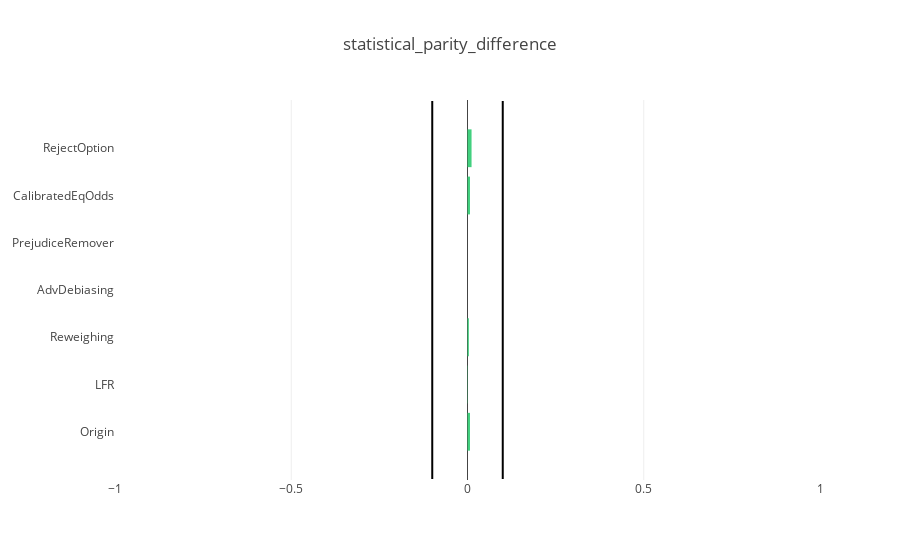
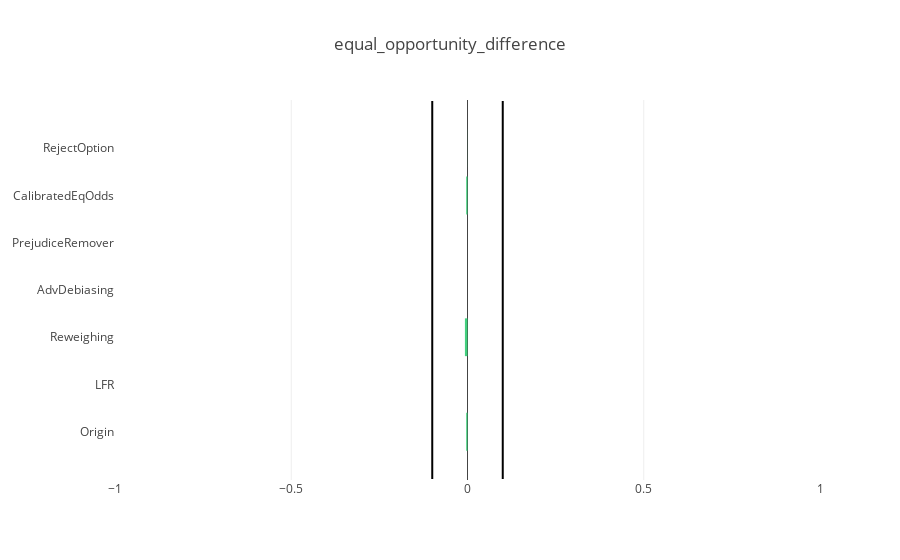
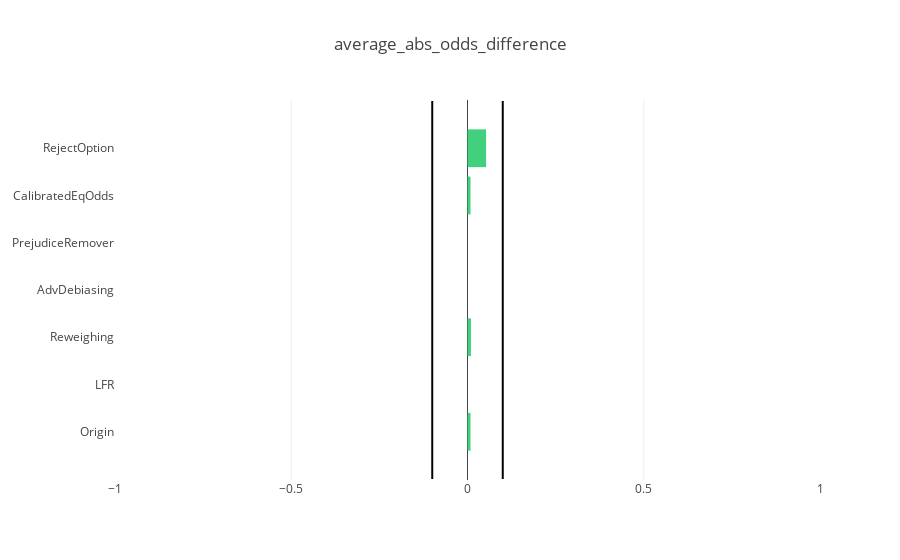
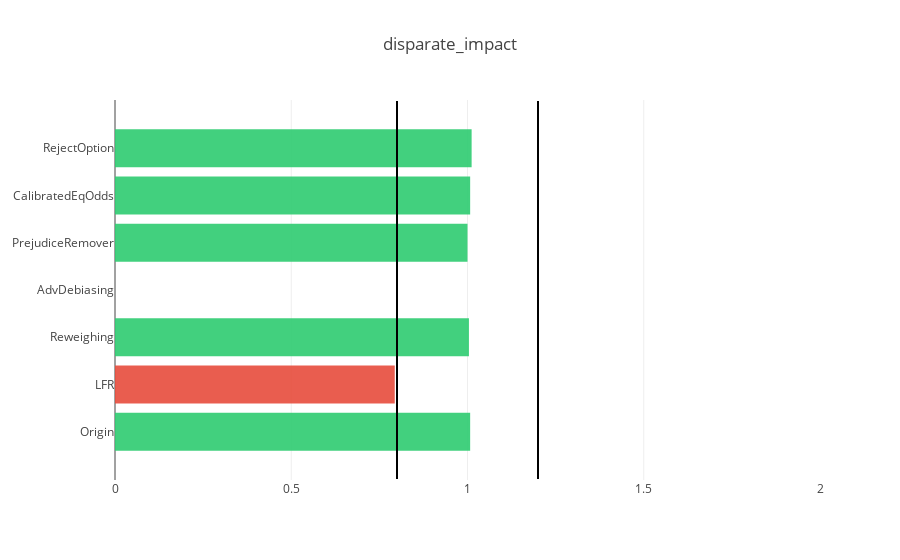

These figures' notebook cell, in order:
### Code cell
compare_fair_metrics(algo_metrics)

### Figure 1 — Plotly figure (JSON) as saved in the notebook; plotly's stock layout.template omitted (floating-point values rounded to 4 significant figures)
{"data": [{"marker": {"color": ["#2ecc71", "#2ecc71", "#2ecc71", "#2ecc71", "#2ecc71", "#2ecc71", "#2ecc71"]}, "opacity": 0.9, "orientation": "h", "type": "bar", "uid": "44188b60-2c50-417a-993f-d98dd7753355", "x": [0.007094, -0.0008506, 0.003852, 0.0, 0.0, 0.007094, 0.01152], "y": ["Origin", "LFR", "Reweighing", "AdvDebiasing", "PrejudiceRemover", "CalibratedEqOdds", "RejectOption"]}], "layout": {"barmode": "group", "shapes": [{"line": {"color": "rgb(0, 0, 0)", "width": 2}, "type": "line", "x0": -0.1, "x1": -0.1, "y0": -1, "y1": 7}, {"line": {"color": "rgb(0, 0, 0)", "width": 2}, "type": "line", "x0": 0.1, "x1": 0.1, "y0": -1, "y1": 7}], "title": {"text": "statistical_parity_difference"}, "xaxis": {"range": [-1, 1]}, "yaxis": {"automargin": true}}}

### Figure 2 — Plotly figure (JSON) as saved in the notebook; plotly's stock layout.template omitted (floating-point values rounded to 4 significant figures)
{"data": [{"marker": {"color": ["#2ecc71", "#2ecc71", "#2ecc71", "#2ecc71", "#2ecc71", "#2ecc71", "#2ecc71"]}, "opacity": 0.9, "orientation": "h", "type": "bar", "uid": "18fcd153-5264-4d94-a147-775be67eb286", "x": [-0.0037, 0.0, -0.00736, 0.0, 0.0, -0.0037, 0.000188], "y": ["Origin", "LFR", "Reweighing", "AdvDebiasing", "PrejudiceRemover", "CalibratedEqOdds", "RejectOption"]}], "layout": {"barmode": "group", "shapes": [{"line": {"color": "rgb(0, 0, 0)", "width": 2}, "type": "line", "x0": -0.1, "x1": -0.1, "y0": -1, "y1": 7}, {"line": {"color": "rgb(0, 0, 0)", "width": 2}, "type": "line", "x0": 0.1, "x1": 0.1, "y0": -1, "y1": 7}], "title": {"text": "equal_opportunity_difference"}, "xaxis": {"range": [-1, 1]}, "yaxis": {"automargin": true}}}

### Figure 3 — Plotly figure (JSON) as saved in the notebook; plotly's stock layout.template omitted (floating-point values rounded to 4 significant figures)
{"data": [{"marker": {"color": ["#2ecc71", "#2ecc71", "#2ecc71", "#2ecc71", "#2ecc71", "#2ecc71", "#2ecc71"]}, "opacity": 0.9, "orientation": "h", "type": "bar", "uid": "75497a80-f968-4084-bb5f-133fedba99c4", "x": [0.008572, 0.0, 0.009765, 0.0, 0.0, 0.008572, 0.05271], "y": ["Origin", "LFR", "Reweighing", "AdvDebiasing", "PrejudiceRemover", "CalibratedEqOdds", "RejectOption"]}], "layout": {"barmode": "group", "shapes": [{"line": {"color": "rgb(0, 0, 0)", "width": 2}, "type": "line", "x0": -0.1, "x1": -0.1, "y0": -1, "y1": 7}, {"line": {"color": "rgb(0, 0, 0)", "width": 2}, "type": "line", "x0": 0.1, "x1": 0.1, "y0": -1, "y1": 7}], "title": {"text": "average_abs_odds_difference"}, "xaxis": {"range": [-1, 1]}, "yaxis": {"automargin": true}}}

### Figure 4 — Plotly figure (JSON) as saved in the notebook; plotly's stock layout.template omitted (floating-point values rounded to 4 significant figures)
{"data": [{"marker": {"color": ["#2ecc71", "#e74c3c", "#2ecc71", "#2ecc71", "#2ecc71", "#2ecc71", "#2ecc71"]}, "opacity": 0.9, "orientation": "h", "type": "bar", "uid": "90d9d380-234f-48c1-8900-6f26eee933a4", "x": [1.008, 0.7936, 1.004, null, 1.0, 1.008, 1.012], "y": ["Origin", "LFR", "Reweighing", "AdvDebiasing", "PrejudiceRemover", "CalibratedEqOdds", "RejectOption"]}], "layout": {"barmode": "group", "shapes": [{"line": {"color": "rgb(0, 0, 0)", "width": 2}, "type": "line", "x0": 0.8, "x1": 0.8, "y0": -1, "y1": 7}, {"line": {"color": "rgb(0, 0, 0)", "width": 2}, "type": "line", "x0": 1.2, "x1": 1.2, "y0": -1, "y1": 7}], "title": {"text": "disparate_impact"}, "xaxis": {"range": [0, 2]}, "yaxis": {"automargin": true}}}
